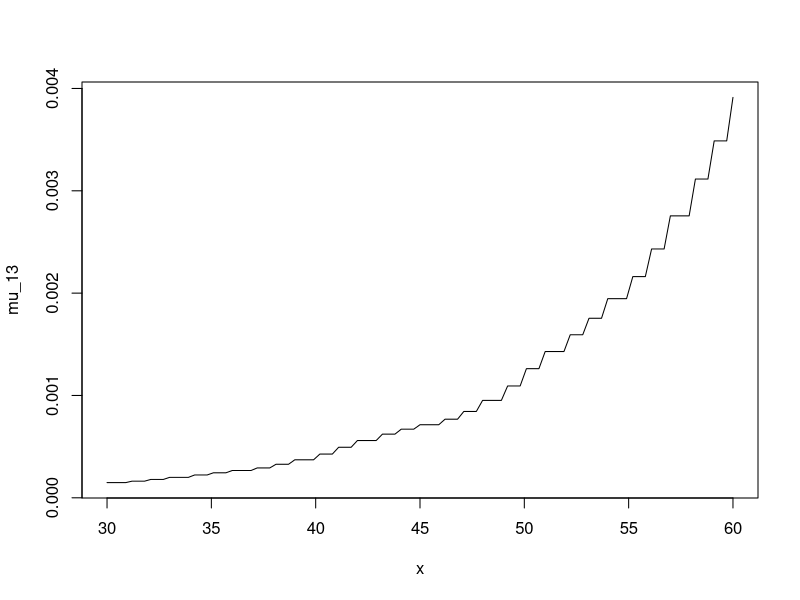
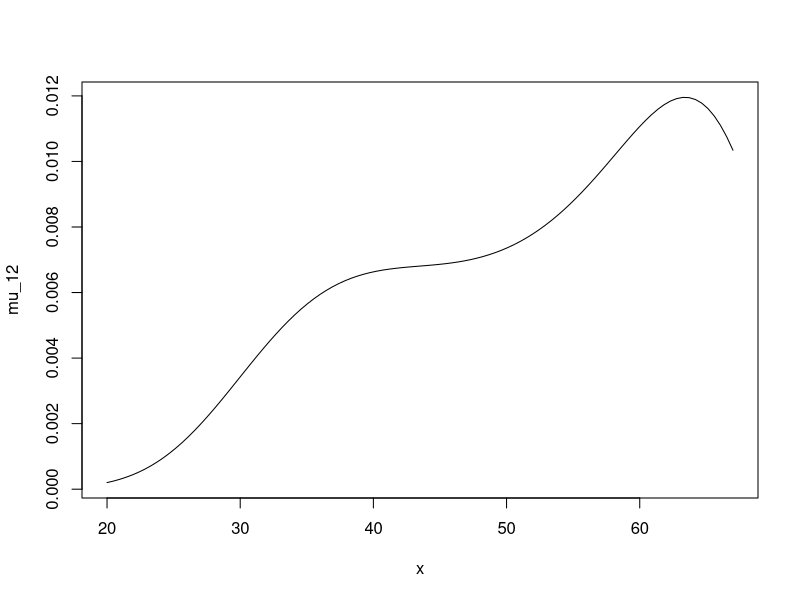
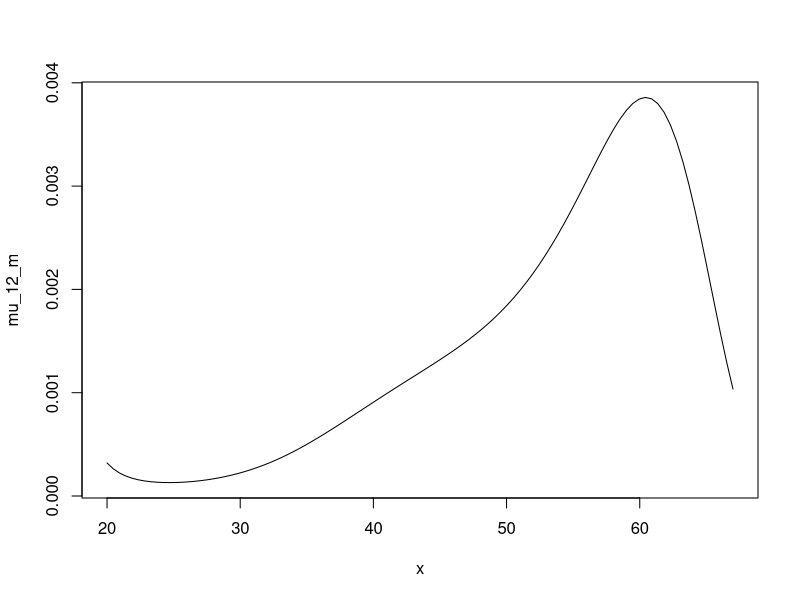

R code for these plots, in order: (Note: this script raises an error after producing the figures.)
##############################################
##                 Priser                   ##
##############################################

t_0 <- 40
t_slut <- 67
h <- 1/12  # En måned som trinlængde
w <- 0 #start varrighed
eps <- 1 #dækningsperioden


#------------- Intensiteter ------------------
library("readxl")
levetidbench <- read_excel("Benchmark_doedelighed2022_010224.xlsx")
mu_13 <- function (t){levetidbench$Kvinder[t+1]}

mu_12 <-function(t,z){0.01034251*(t>67)+exp(-22.93861+0.8512794751*t+0.007038620628*t^2-0.001014142721*t^3+1.910555732* 10^(-5)*t^4-1.112835873* 10^(-7)*t^5)*(t<=67)}

mu_12_m <-function(t,z){0.0009687435*(t>67) +(exp(72.53851-10.66927*t+0.53371*t^{2}-0.012798*t^3+1.4922*10^{-4}*t^{4}-6.8007*10^{-7}*t^5))*(t<=67)}


plot(mu_13,xlim=c(30,60))
plot(mu_12,xlim=c(20,67))
plot(mu_12_m,xlim=c(20,67))

#tjek lige om det er for mænd

reserve_DI <- sum(integrand2[1:12])
reserve_DI_simple <- sum(integrand[1:12])

#---------------- mu_ACDI --------------------

t_values <- seq(t_0, t_0+eps, by = h)

mu_ACDI_vector <- sapply(t_values, mu_12)
#mu_ACDE_vector <- sapply(t_values, mu_13)


#------------- exp(-int mu)-------------------
int <- function(t) {
  mu_12(t)+mu_13(t)
}

# Opret en sekvens af t og z værdier med trin h = 1/12 (månedlige trin)
t_values <- seq(t_0, t_0+eps, by = h)

# Initialiser en vektor til at gemme resultaterne og den akkumulerede sum
results <- numeric(length(t_values))
accumulated_sum <- 0

# Start første trin ved at evaluere ved første t og z
t_lower <- t_values[1]

# Loop over de resterende værdier af t og z, og akkumuler kun det nye inkrement
for (i in 2:length(t_values)) {
  t_upper <- t_values[i]
  
  # Integrer kun over det lille interval fra forrige til nuværende step
  increment <- int(t_upper) * h
  
  # Læg inkrementet til den akkumulerede sum
  accumulated_sum <- accumulated_sum + increment
  results[i] <- accumulated_sum
}

p_12_vektor <- exp(-results)

#------------- exp(-int r)-------------------
library("readxl")
rentekurve<-read_excel("Rentekurven_020124.xlsx")
years <- 1:120  # Hvis din dataframe har data op til 10 år. Udvid hvis nødvendigt.
rates <- as.numeric(rentekurve[1, 2:(length(years) + 1)])/100 # Ekstraher renteværdierne fra rækken og divider med 100 for at få det i procent

#approximere lineært mellem punkterne i rentekurven 
r <- approxfun(years, rates, method = "linear", rule = 2)

#Simple produkt
discount <- function(s) {
  integral <- integrate(function(tau) r(tau), lower = 0, upper = s)$value
  return(exp(-integral))
} 

# Generér en sekvens af tidspunkter fra 0 til t_slut - t_0 med intervaller på h
s_sequence <- seq(0, eps, h)

# Anvend discount-funktionen på hver værdi i s_sequence
discount_vector <- sapply(s_sequence, discount)



#------------- Priser -------------------
sum(discount_vector*p_12_vektor*reserve_DI*mu_ACDI_vector)

sum(discount_vector[1:12]*p_12_vektor[1:12]*sum(integrand2)*mu_ACDI_vector[1:12]/12)

sum(integrand2)*mu_12(40,0)
